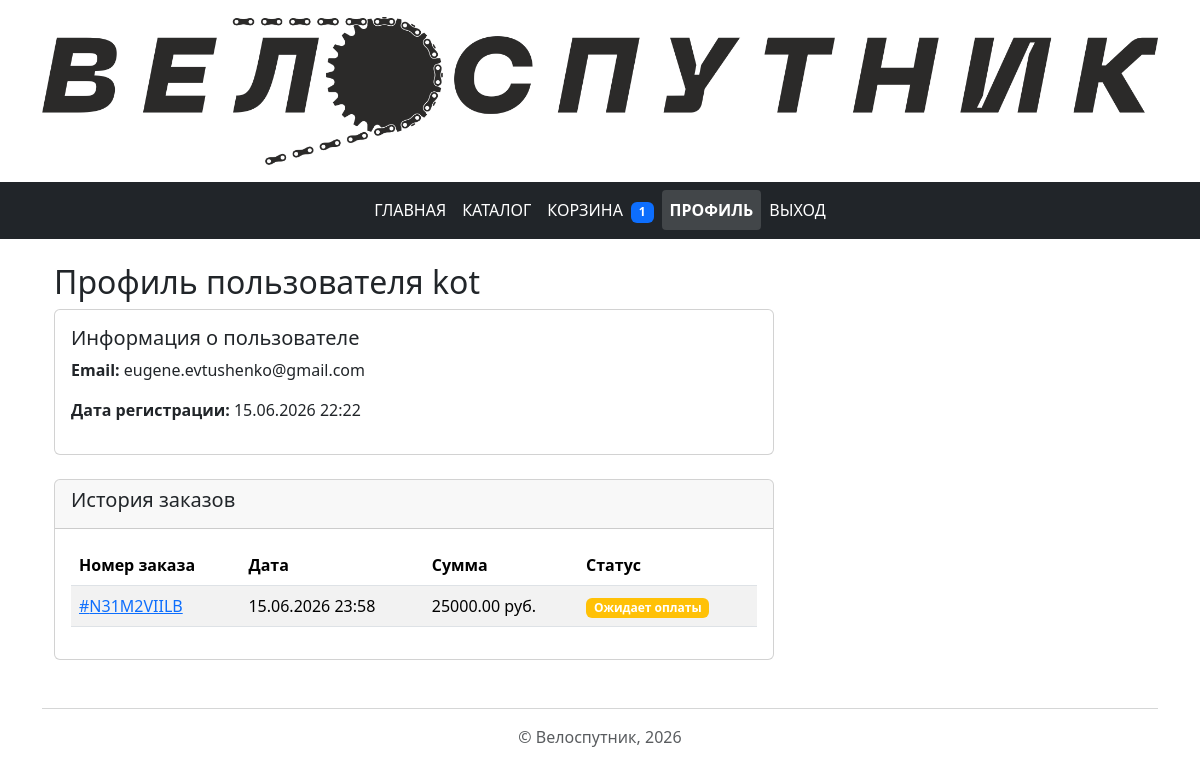
Before: /user/profile/ (signed in) with the older database file.
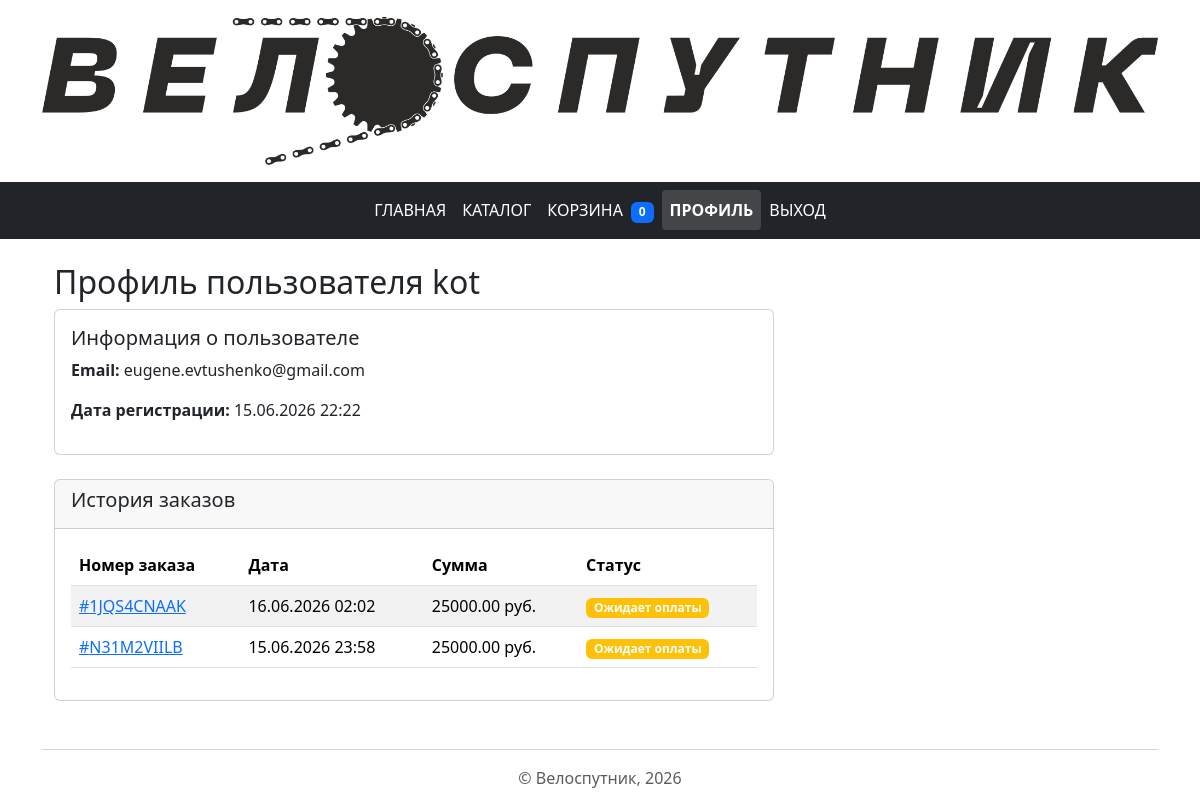
After: the same page with the newer database file.
### users/models.py (models this page shows, shortened)
class CustomUser(AbstractUser):
    phone = models.CharField(
        max_length=20,
        blank=True,
        null=True,
        verbose_name="Телефон"
    )
    address = models.TextField(
        blank=True,
        null=True,
        verbose_name="Адрес"
    )
    avatar = models.ImageField(
        upload_to='avatars/',
        blank=True,
        null=True,
        verbose_name="Аватар"
    )
    class Meta:
        verbose_name = 'Пользователь'
        verbose_name_plural = 'Пользователи'

### cart/models.py (models this page shows, shortened)
class Order(models.Model):
    STATUS_CHOICES = [
        ('pending', 'Ожидает оплаты'),
        ('paid', 'Оплачен'),
        ('shipped', 'Отправлен'),
        ('completed', 'Завершён'),
        ('cancelled', 'Отменён'),
    ]
    user = models.ForeignKey(
        settings.AUTH_USER_MODEL,
        on_delete=models.CASCADE,
        related_name='orders'
    )
    order_number = models.CharField(
        max_length=20,
        unique=True
    )
    total_amount = models.DecimalField(
        max_digits=10,
        decimal_places=2
    )
    status = models.CharField(
        max_length=20,
        choices=STATUS_CHOICES,
        default='pending'
    )
    created_at = models.DateTimeField(
        auto_now_add=True
    )
    shipping_address = models.TextField()
    contact_phone = models.CharField(
        max_length=15
    )
    class Meta:
        verbose_name = "Заказ"
        verbose_name_plural = "Заказы"

### users/views.py (the view)
# urls.py: path('profile/', views.user_profile, name='profile'),
@login_required
def user_profile(request):
    user = request.user
    context = {
        'user': user,
    }
    return render(request, 'users/profile.html', context)

### templates/users/profile.html (shortened to what this page needs)
{% extends 'base.html' %}
{% block content %}
<div class="container mt-4">
    <h2>Профиль пользователя {{ user.username }}</h2>
    <div class="row">
        <div class="col-md-8">
            <div class="card mb-4">
                <div class="card-body">
                    <h5 class="card-title">Информация о пользователе</h5>
            <p><strong>Email:</strong> {{ user.email }}</p>
            <p><strong>Дата регистрации:</strong> {{ user.date_joined|date:"d.m.Y H:i" }}</p>
        </div>
    </div>
    <div class="card">
        <div class="card-header">
            <h5>История заказов</h5>
        </div>
        <div class="card-body">
            {% if user.orders.all %}
                <div class="table-responsive">
                    <table class="table table-striped">
                        <thead>
                            <tr>
                                <th>Номер заказа</th>
                <th>Дата</th>
                <th>Сумма</th>
                <th>Статус</th>
            </tr>
        </thead>
        <tbody>
            {% for order in user.orders.all|dictsortreversed:"created_at" %}
            <tr>
                <td><a href="{% url 'cart:order_detail' order.id %}">#{{ order.order_number }}</a></td>
                <td>{{ order.created_at|date:"d.m.Y H:i" }}</td>
                <td>{{ order.total_amount }} руб.</td>
                <td>
                    {% if order.status == 'pending' %}
                <span class="badge bg-warning">Ожидает оплаты</span>
            {% elif order.status == 'paid' %}
                <span class="badge bg-success">Оплачен</span>
            {% elif order.status == 'shipped' %}
                <span class="badge bg-info">Отправлен</span>
            {% elif order.status == 'completed' %}
                <span class="badge bg-primary">Завершён</span>
            {% else %}
                <span class="badge bg-secondary">Отменён</span>
            {% endif %}
        </td>
    </tr>
    {% endfor %}
</tbody>
</table>
</div>
{% else %}
    <p>У вас пока нет оформленных заказов.</p>
{% endif %}
</div>
</div>
</div>
</div>
</div>
{% endblock %}

### templates/base.html (shortened to what this page needs)
{% load static %}
<!DOCTYPE html>
<html lang="ru">
	<head>
		<link href="{% static 'css/bootstrap.min.css' %}" rel="stylesheet">
		<link rel="stylesheet" href="{% static 'css/custom.css' %}">
	</head>
	<body>
		{% include "includes/header.html" %}
		{% include "includes/nav.html" %}
		<div class="container mt-4">
			<main>
				{% block content %}{% endblock %}
			</main>
			{% include "includes/footer.html" %}
		</div>
	</body>
</html>

### templates/includes/header.html
{% load static %}
{% with request.resolver_match.view_name as view_name %}
  <header>
    <div class="container">
      <header class="d-flex justify-content-center py-3">
        <a class="navbar-brand" href="{% url 'store:index' %}">
            <img src="{% static 'img/buttons/logo-header.png' %}"
                 alt="Логотип сайта"
                 width="100%"
                 class="d-inline-block align-text-top me-2">
        </a>
      </header>
    </div>
  </header>
{% endwith %}

### templates/includes/nav.html (shortened to what this page needs)
{% load static %}
<nav class="navbar navbar-expand-lg navbar-dark bg-dark">
  <div class="container-fluid">
    <div class="collapse navbar-collapse justify-content-center" id="navbarNav">
      <ul class="navbar-nav">
        <li class="nav-item">
          <a class="nav-link {% if request.resolver_match.url_name == 'index' %}active{% endif %} text-white""
             href="{% url 'store:index' %}">ГЛАВНАЯ</a>
        </li>
        <li class="nav-item">
          <a class="nav-link {% if request.resolver_match.url_name == 'catalog' %}active{% endif %} text-white""
             href="{% url 'store:catalog' %}">КАТАЛОГ</a>
        </li>
        {% if user.is_authenticated %}
          <li class="nav-item">
            <a href="{% url 'cart:cart_detail' %}" class="nav-link {% if request.resolver_match.url_name == 'cart_detail' %}active{% endif %} text-white">
              КОРЗИНА
              <span id="cart-counter" class="badge bg-primary ms-1">
                {% with cart_items=request.user.cart.items.all %}
                {{ cart_items|length }}
                {% endwith %}
              </span>
            </a>
          </li>
          <li class="nav-item">
            <a href="{% url 'users:profile' %}" class="nav-link {% if request.resolver_match.url_name == 'profile' %}active{% endif %} text-white">ПРОФИЛЬ</a>
          </li>
          <li class="nav-item">
            <a class="nav-link text-white" href="{% url 'users:logout' %}">ВЫХОД</a>
          </li>
        {% else %}
          <li class="nav-item">
            <a class="nav-link {% if request.resolver_match.url_name == 'login' %}active{% endif %} text-white" href="{% url 'users:login' %}">
              ВХОД
            </a>
          </li>
        {% endif %}
      </ul>
    </div>
  </div>
</nav>

### templates/includes/footer.html
<footer class="mt-5 text-center text-muted">
  <hr>
  <p>&copy; Велоспутник, 2026</p>
</footer>

### static/css/custom.css (style rules this page uses)
.nav-link.active { background-color: rgba(255, 255, 255, 0.15); border-radius: 4px; font-weight: 600; color: #fff !important; padding: 0.5rem 1rem; transition: all 0.3s ease; }
.nav-link { text-decoration: none; }
.card { transition: transform 0.2s; }

Changed rows visible on the page:
added Order: order_number "1JQS4CNAAK", created_at "16.06.2026 02:02", total_amount "25000.00", status "Ожидает оплаты"
Other visible differences:
{{ cart_items|length }}: "1" → "0"
